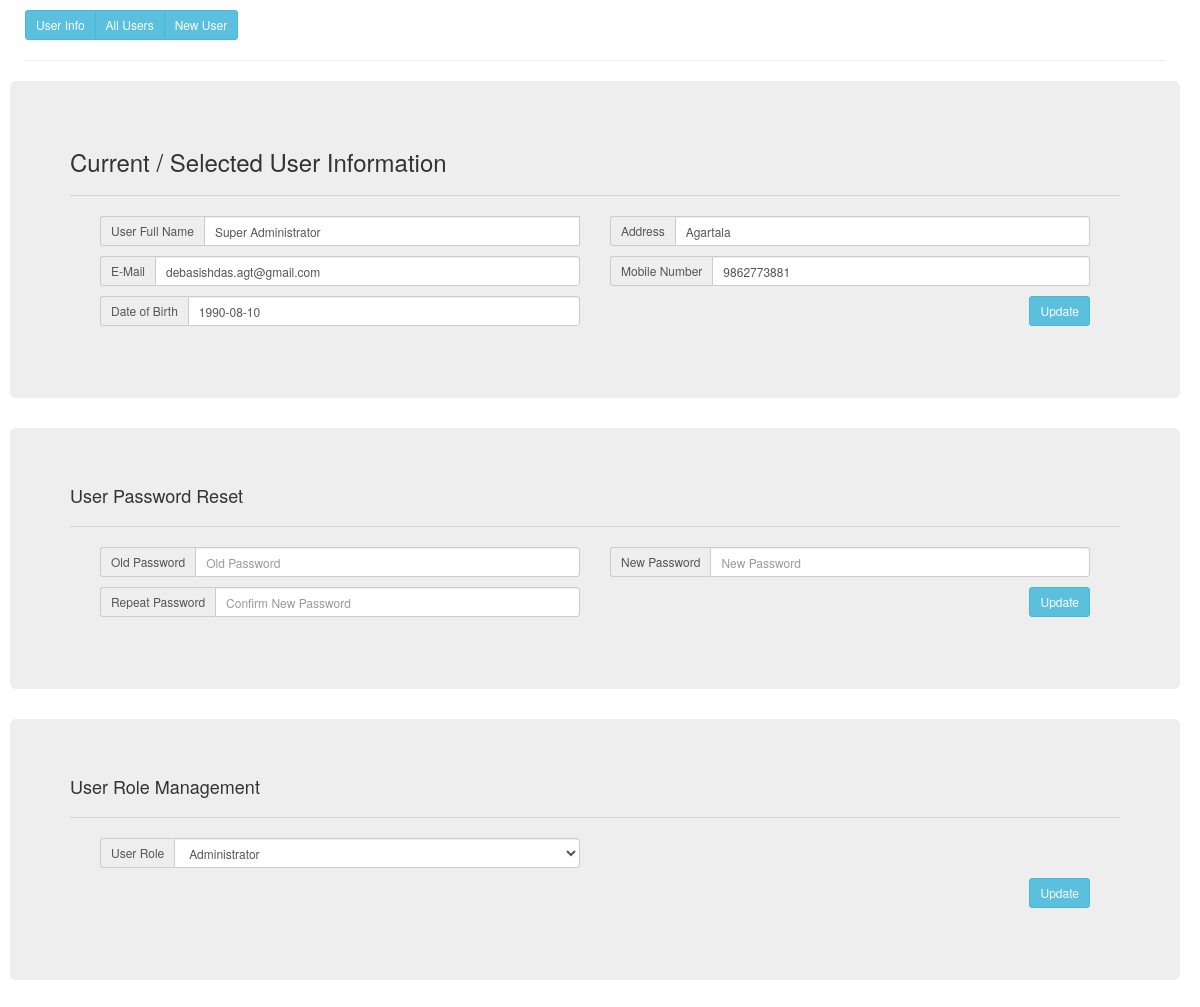
/master/users/userinfo.php (signed in), run on the app's committed database.
### tables this page shows
CREATE TABLE `d_user_info` (
  `id` int(11) NOT NULL,
  `user_id` varchar(45) NOT NULL,
  `full_name` varchar(500) NOT NULL,
  `aadress` varchar(500) DEFAULT NULL,
  `email_id` varchar(500) DEFAULT NULL,
  `mobile_number` varchar(40) DEFAULT NULL,
  `user_varified` varchar(45) DEFAULT NULL,
  `reg_date` date DEFAULT NULL,
  `user_dob` date DEFAULT NULL,
  `created_on` datetime DEFAULT NULL,
  `modified_on` datetime DEFAULT NULL,
  `record_status` varchar(45) DEFAULT NULL
);

### master/users/userinfo.php (the view, shortened to what this page needs)
<?php
include_once '../../config.php';
$uid=$_SESSION['loginid'];
$roleck= mysqli_query($conn, "select user_role_code from d_user_role where user_id='$uid' and record_status='A'");
$roleckr=  mysqli_fetch_array($roleck);
$rolecd= $roleckr['user_role_code'];
?>
<html lang="en" >
<head>
  <link rel='stylesheet' href='../../bootstrap/bootstrap-3.3.7-dist/css/bootstrap.min.css'>
  <link rel='stylesheet' href='../../css/page_style.css'>
</head>
<body>
    <div class='container'>
            <div class='btn-group btn-group-sm'>
                <a class='btn btn-info' role='button' href="userinfo.php">User Info</a>
                <?php
                if($rolecd=="1001")
                {
                ?>
                <a class='btn btn-info' role='button' href="allusers.php">All Users</a>
                <a class='btn btn-info' role='button' href="newuser.php">New User</a>
                <?php } ?>
            </div><hr>
            <div class="row">
                 <div class="jumbotron">
                     <?php
                    if(isset($_GET['uid']))
                    {$userid=$_GET['uid']; }
                    else {$userid=$_SESSION['loginid'];}
                    $userinfo=mysqli_query($conn,"SELECT `d_user_info`.`user_id`,
                                    `d_user_info`.`full_name`,
                                    `d_user_info`.`aadress`,
                                    `d_user_info`.`email_id`,
                                    `d_user_info`.`mobile_number`,
                                    `d_user_info`.`user_varified`,
                                    `d_user_info`.`reg_date`,
                                    `d_user_info`.`user_dob`
                                FROM `d_user_info` where user_id='$userid' and record_status='A'");
                    if(mysqli_num_rows($userinfo)>0)
                    {
                        $uinfo= mysqli_fetch_array($userinfo);
                     ?>
                    <h3>Current / Selected User Information</h3>
                    <hr>
                    <form action="#" method="post">
                        <div class="container">
                    <div class="col-lg-6 col-md-6 col-sm-12 col-xs-12" style="margin-bottom:10px">
                        <div class="input-group input-group-sm">
                            <span class="input-group-addon">User Full Name</span>
                            <input type="text" class="form-control" name="userfname" value="<?php echo $uinfo['full_name']; ?>">
                        </div>
                    </div>
                    <div class="col-lg-6 col-md-6 col-sm-12 col-xs-12" style="margin-bottom:10px">
                        <div class="input-group input-group-sm">
                            <span class="input-group-addon">Address</span>
                            <input type="text" class="form-control" name="useraddress" value="<?php echo $uinfo['aadress']; ?>">
                        </div>
                    </div>
                    <div class="col-lg-6 col-md-6 col-sm-12 col-xs-12" style="margin-bottom:10px">
                        <div class="input-group input-group-sm">
                            <span class="input-group-addon">E-Mail</span>
                            <input type="text" class="form-control" name="useremail" value="<?php echo $uinfo['email_id']; ?>">
                        </div>
                    </div>
                    <div class="col-lg-6 col-md-6 col-sm-12 col-xs-12" style="margin-bottom:10px">
                        <div class="input-group input-group-sm">
                            <span class="input-group-addon">Mobile Number</span>
                            <input type="text" class="form-control" name="usermobile" value="<?php echo $uinfo['mobile_number']; ?>">
                        </div>
                    </div>
                    <div class="col-lg-6 col-md-6 col-sm-12 col-xs-12" style="margin-bottom:10px">
                        <div class="input-group input-group-sm">
                            <span class="input-group-addon">Date of Birth</span>
                            <input type="text" class="form-control" name="userdob" value="<?php echo $uinfo['user_dob']; ?>">
                        </div>
                    </div>
                    <div class="col-lg-6 col-md-6 col-sm-12 col-xs-12" style="margin-bottom:10px; text-align: right">
                        <input type="submit" value="Update" class="btn btn-info btn-sm" role="button">
                    </div>
                        </div>
                    <?php
                    }
                    else{echo "No Information Found";};
                    ?>
                    </form>
                    </div>
                <div class="jumbotron">
                    <h4>User Password Reset</h4>
                    <hr>
                    <form action="#" method="post">
                        <div class="container">
                    <div class="col-lg-6 col-md-6 col-sm-12 col-xs-12" style="margin-bottom:10px">
                        <div class="input-group input-group-sm">
                            <span class="input-group-addon">Old Password</span>
                            <input type="password" class="form-control" name="oldpass" placeholder="Old Password">
                        </div>
                    </div>
                    <div class="col-lg-6 col-md-6 col-sm-12 col-xs-12" style="margin-bottom:10px">
                        <div class="input-group input-group-sm">
                            <span class="input-group-addon">New Password</span>
                            <input type="password" class="form-control" name="newpassword" placeholder="New Password">
                        </div>
                    </div>
                    <div class="col-lg-6 col-md-6 col-sm-12 col-xs-12" style="margin-bottom:10px">
                        <div class="input-group input-group-sm">
                            <span class="input-group-addon">Repeat Password</span>
                            <input type="password" class="form-control" name="newpassword1" placeholder="Confirm New Password">
                        </div>
                    </div>
                    <div class="col-lg-6 col-md-6 col-sm-12 col-xs-12" style="margin-bottom:10px; text-align: right">
                        <input type="submit" value="Update" class="btn btn-info btn-sm" role="button">
                    </div>
                        </div>
                    </form>
                    </div>
 <?php if($rolecd=='1001') { ?>
                <div class="jumbotron">
                    <h4>User Role Management</h4>
                    <hr>
                    <form action="#" method="post">
                        <div class="container">
                    <div class="col-lg-6 col-md-6 col-sm-12 col-xs-12" style="margin-bottom:10px">
                        <div class="input-group input-group-sm">
                            <span class="input-group-addon">User Role</span>
                            <select class="form-control" id="userrole" name="userrole" onchange="rolechange()">
                                <?php
                                $utypq=  mysqli_query($conn, "SELECT `m_user_roles`.`role_code`,
    `m_user_roles`.`role` FROM `m_user_roles` where record_status='A'");
                                while ($utypr=  mysqli_fetch_array($utypq))
                                {?>
                                <option value="<?php echo $utypr['role_code']; ?>"><?php echo $utypr['role']; ?></option>
                               <?php } ?>
                            </select>
                        </div>
                    </div>
                            <br>
                    <div class="col-lg-6 col-md-6 col-sm-12 col-xs-12 col-md-offset-6 col-lg-offset-6" style="margin-bottom:10px; text-align: right">
                        <input type="submit" value="Update" class="btn btn-info btn-sm" role="button">
                    </div>
                        </div>
                    </form>
                    </div>
 <?php } ?>
                </div>
            </div>
</body>
</html>

### master/users/userinfo.php (style rules this page uses)
html { padding-top: 10px; padding-right: 10px; font-family: "calibri"; }

### data on the page
d_user_info: userfname "Super Administrator", useraddress "Agartala", useremail "debasishdas.agt@gmail.com", usermobile "9862773881", userdob "1990-08-10"

### other printed values
form field userrole "Administrator"
